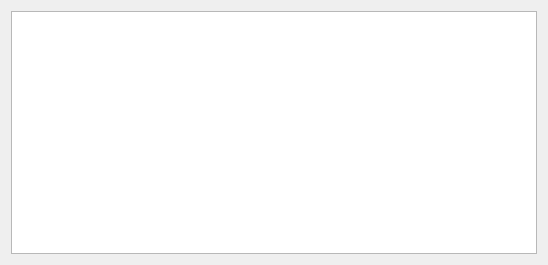
<?xml version="1.0" encoding="UTF-8"?>
<ui version="4.0">
 <class>select_items_widget</class>
 <widget class="QWidget" name="select_items_widget">
  <property name="geometry">
   <rect>
    <x>0</x>
    <y>0</y>
    <width>548</width>
    <height>265</height>
   </rect>
  </property>
  <property name="minimumSize">
   <size>
    <width>0</width>
    <height>0</height>
   </size>
  </property>
  <property name="windowTitle">
   <string>Edit Overlay</string>
  </property>
  <property name="styleSheet">
   <string notr="true">QDoubleSpinBox:disabled {background-color: LightGray;}
</string>
  </property>
  <layout class="QVBoxLayout" name="verticalLayout">
   <item>
    <widget class="QTableWidget" name="table">
     <property name="editTriggers">
      <set>QAbstractItemView::NoEditTriggers</set>
     </property>
     <property name="selectionMode">
      <enum>QAbstractItemView::NoSelection</enum>
     </property>
     <property name="columnCount">
      <number>2</number>
     </property>
     <attribute name="horizontalHeaderVisible">
      <bool>false</bool>
     </attribute>
     <attribute name="horizontalHeaderStretchLastSection">
      <bool>true</bool>
     </attribute>
     <attribute name="verticalHeaderVisible">
      <bool>false</bool>
     </attribute>
     <column/>
     <column/>
    </widget>
   </item>
  </layout>
 </widget>
 <resources/>
 <connections/>
</ui>
